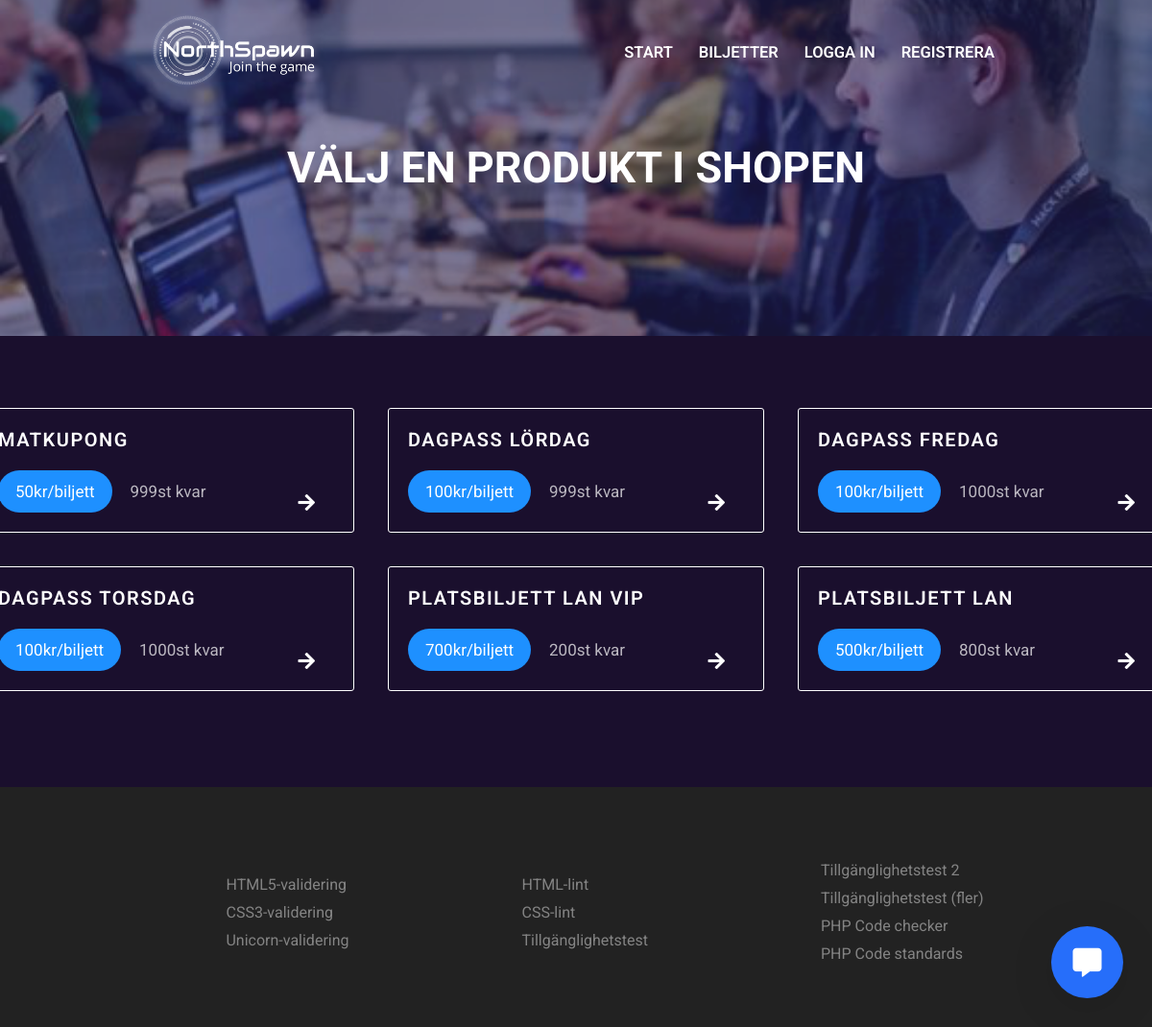
Before: /index.php?pageid=products with the older database file.
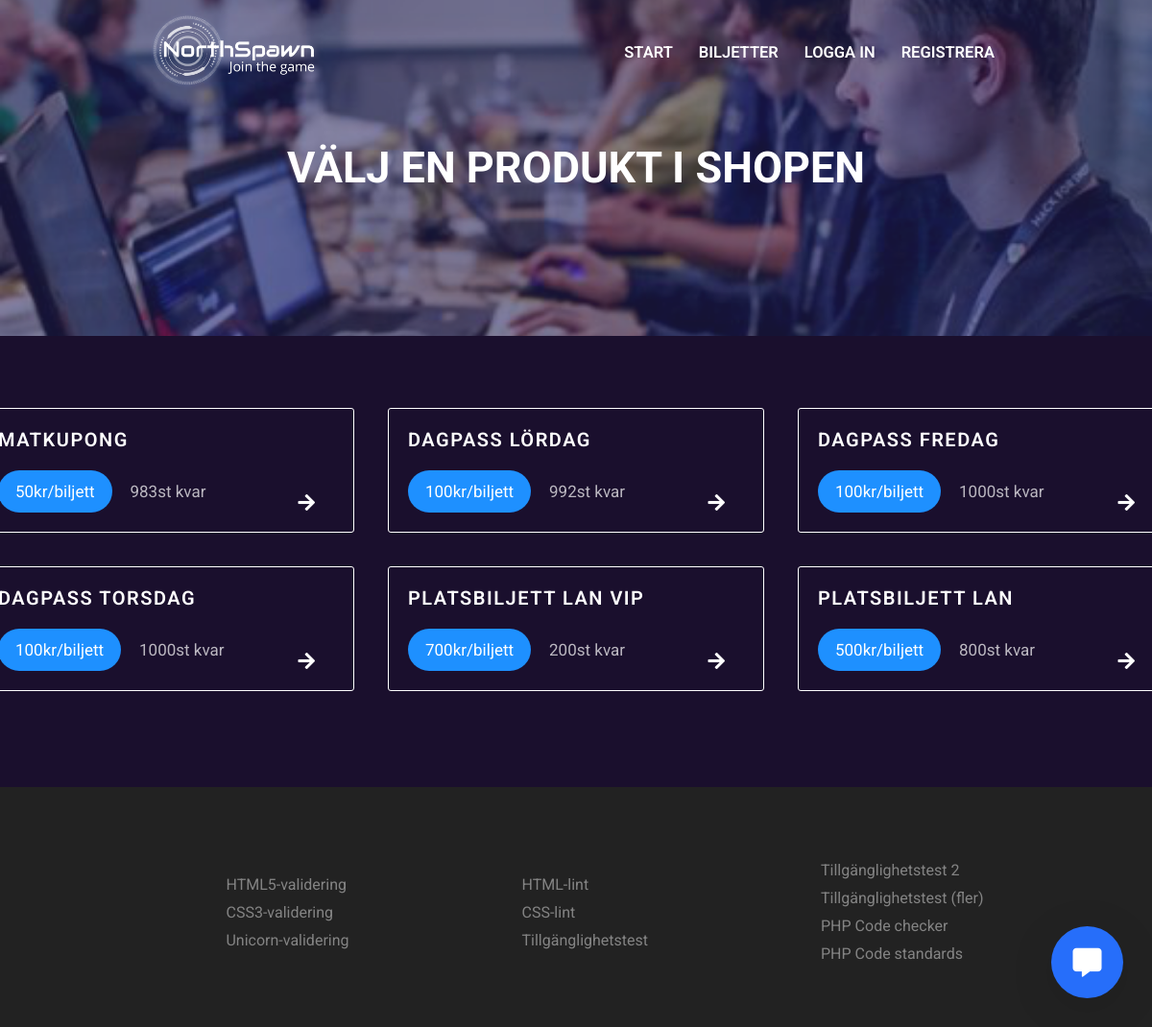
After: the same page with the newer database file.
### tables this page shows
CREATE TABLE products (product_id INTEGER PRIMARY KEY AUTOINCREMENT NOT NULL UNIQUE, product_name VARCHAR UNIQUE NOT NULL, product_cost INTEGER, product_stock INTEGER, product_desc VARCHAR);

### pages/products/products.php (the view, shortened to what this page needs)
<?php
    $stmtProducts = $db->prepare("SELECT * FROM products");
    $stmtProducts->execute();
?>
<div class="content">
    <div class="products">
    <?php
        while($product = $stmtProducts->fetch()){
            echo <<<PRODUCT
            <div class="product" >
                <form method="post" action="index.php?pageid=cart" >
                <h2>{$product['product_name']}</h2>
                <h3>{$product['product_cost']}kr/biljett</h3>
                <h3>{$product['product_stock']}st kvar</h3>
                    <input type="hidden" name="product" value={$product['product_name']}>
                    <input type="hidden" name="product_id" value={$product['product_id']}>
                    <input type="hidden" name="product_cost" value={$product['product_cost']}>
                    <button></button>
                </form>
                <i class="fas fa-arrow-right"></i>
            </div>
PRODUCT;
        }
    ?>
    </div>
</div>

### incs/header/header.php (shortened to what this page needs)
<?php
  if(!isset($_GET['pageid'])){
    $title = "Lan. E-sport. Gaming. Hackathon. Expo. Välkommen till Northspawn";
    $header = "700";
  } elseif ($_GET['pageid'] === 'landing') {
    $title = "Lan. E-sport. Gaming. Hackathon. Expo. Välkommen till Northspawn";
    $header = "700";
  } elseif ($_GET['pageid'] === 'login') {
    $title = "Logga in på Northspawn";
    $header = "350";
  } elseif ($_GET['pageid'] === 'register') {
    $title = "Registrera hos Northspawn";
    $header = "350";
  }  elseif ($_GET['pageid'] === 'feedback') {
    $title = "Northspawn - feedback";
    $header = "350";
  } elseif ($_GET['pageid'] === 'products') {
    $title = "Välj en produkt i shopen";
    $header = "350";
  } elseif ($_GET['pageid'] === 'cart') {
    $title = "Kundvagn";
    $header = "350";
  } elseif ($_GET['pageid'] === 'orders') {
    $title = "Ordrar";
    $header = "250";
  } elseif ($_GET['pageid'] === 'products') {
    $title = "Northspawn - Biljetter";
    $header = "250";
  } elseif ($_GET['pageid'] === 'checkout') {
    $title = "Northspawn - Köp genomfört";
    $header = "300";
  }
?>
<!DOCTYPE html>
<html lang="sv">
<head>
</head>
<body>
<nav>
  <ul>
    <div class="left">
      <a href="index.php">
        <img class="logo" src="./imgs/logo_jointhegame_vit.png" alt="Logotyp">
      </a>
    </div>
    <div class="right" >
      <li><a href="index.php">Start</a></li>
      <li><a href="index.php?pageid=products">Biljetter</a></li>
    <?php
      if(!empty($_SESSION['user'])){
        echo <<<MESSAGE
        <li><a href="index.php?pageid=cart">Kundvagn</a></li>
        <li><a href="index.php?pageid=landing&logout=true">Logga ut</a></li>
        <li class="message" ><a href="">Välkommen {$displayUser}</a></li>
MESSAGE;
        if(!empty($_SESSION['admin'])){
          if($_SESSION['admin'] === 'TRUE'){
            echo <<<EXTRA
            <li><i id="menuBtn" class="fas fa-caret-square-down"></i></li>
            <li><i id="closeBtn" class="fas fa-minus-square"></i></li>
            <div id="menu">
              <ul>
                <li><a href=index.php?pageid=orders>Se ordrar</a></li>
                <li><a href="index.php?pageid=register">Lägg till nyhet</a></li>
                <li><a href="index.php?pageid=feedback">Se feedback</a></li>
              </ul>
            </div>
EXTRA;
          } else {
            echo "<div class=thumbnail></div>";
          }
        }
      } else {
        echo <<<CONTENT
        <li><a href=index.php?pageid=login>Logga in</a></li>
        <li><a href="index.php?pageid=register">Registrera</a></li>
CONTENT;
      }
    ?>
    </div>
  </ul>
</nav>
<div class="header" style="min-height: <?php echo $header; ?>px" >
  <h1><?php echo $title; ?></h1>
</div>

### incs/footer/footer.php (shortened to what this page needs)
<div class="footer" >
  <ul class="left" >
    <li><a target="blank" href="https://www.validator.w3.org">HTML5-validering</a></li>
    <li><a target="blank" href="https://www.jigsaw.w3.org/css-validator">CSS3-validering</a></li>
    <li><a target="blank" href="https://www.validator.w3.org/unicorn">Unicorn-validering</a></li>
  </ul>
  <ul class="center">
    <li><a target="blank" href="http://htmllint.com">HTML-lint</a></li>
    <li><a target="blank" href="http://csslint.net">CSS-lint	</a></li>
    <li><a target="blank" href="http://wave.webaim.org">Tillgänglighetstest</a></li>
  </ul>
   <ul class="right">
    <li><a target="blank" href="http://www.tawdis.net">Tillgänglighetstest 2</a></li>
    <li><a target="blank" href="https://webbriktlinjer.se/testa-din-webbplats/automatiska-testverktyg/ ">Tillgänglighetstest (fler)</a></li>
    <li><a target="blank" href="https://phpcodechecker.com/">PHP Code checker</a></li>
    <li><a target="blank" href="http://www.webcodesniffer.net/">PHP Code standards</a></li>
  </ul>
</div>
</body>
</html>

### index.php (shortened to what this page needs)
<?php
  $db = new PDO("sqlite:Northspawn.db");
  if(!empty($_SESSION['user'])){
    $user_email = $_SESSION['user'];
    $stmt = $db->prepare("SELECT user_firstName FROM users WHERE user_email = '{$user_email}'");
    $stmt->execute();
    $user = $stmt->fetch();
    $displayUser = $user[0];
  } else {
    $displayUser = null;
  }
	if(empty($_GET['pageid']))
	{
    $pageid = "landing";
	}
	else
	{
    $pageid = htmlspecialchars($_GET['pageid']);
  }
  require("incs/header/header.php");
  require("pages/{$pageid}/{$pageid}.php");
  require("incs/footer/footer.php");
  ?>
  <head>
    <link rel="stylesheet" href="https://use.fontawesome.com/releases/v5.0.12/css/solid.css">
    <link rel="stylesheet" href="https://use.fontawesome.com/releases/v5.0.12/css/fontawesome.css">
  </head>
  <div onClick="openWindow()" id="chatWindowBtn"><i class="fas fa-comment-alt"></i></div>

Changed rows visible on the page:
changed products "MATKUPONG": product_stock "999" → "983"
changed products "DAGPASS LÖRDAG": product_stock "999" → "992"
